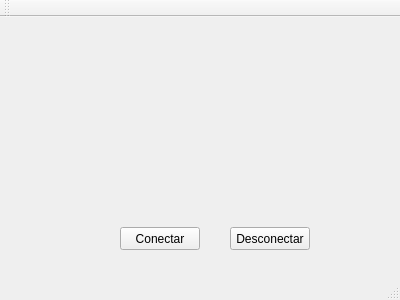
<?xml version="1.0" encoding="UTF-8"?>
<ui version="4.0">
 <class>Cliente</class>
 <widget class="QMainWindow" name="Cliente">
  <property name="geometry">
   <rect>
    <x>0</x>
    <y>0</y>
    <width>400</width>
    <height>300</height>
   </rect>
  </property>
  <property name="sizePolicy">
   <sizepolicy hsizetype="Ignored" vsizetype="Ignored">
    <horstretch>0</horstretch>
    <verstretch>0</verstretch>
   </sizepolicy>
  </property>
  <property name="windowTitle">
   <string>Cliente</string>
  </property>
  <widget class="QWidget" name="centralWidget">
   <widget class="QPushButton" name="pushButton">
    <property name="geometry">
     <rect>
      <x>120</x>
      <y>210</y>
      <width>80</width>
      <height>23</height>
     </rect>
    </property>
    <property name="text">
     <string>Conectar</string>
    </property>
   </widget>
   <widget class="QLabel" name="label">
    <property name="geometry">
     <rect>
      <x>70</x>
      <y>34</y>
      <width>281</width>
      <height>101</height>
     </rect>
    </property>
    <property name="sizePolicy">
     <sizepolicy hsizetype="Ignored" vsizetype="Ignored">
      <horstretch>0</horstretch>
      <verstretch>0</verstretch>
     </sizepolicy>
    </property>
    <property name="text">
     <string/>
    </property>
    <property name="scaledContents">
     <bool>true</bool>
    </property>
   </widget>
   <widget class="QPushButton" name="Desconectar">
    <property name="geometry">
     <rect>
      <x>230</x>
      <y>210</y>
      <width>80</width>
      <height>23</height>
     </rect>
    </property>
    <property name="text">
     <string>Desconectar</string>
    </property>
   </widget>
  </widget>
  <widget class="QMenuBar" name="menuBar">
   <property name="geometry">
    <rect>
     <x>0</x>
     <y>0</y>
     <width>400</width>
     <height>20</height>
    </rect>
   </property>
  </widget>
  <widget class="QToolBar" name="mainToolBar">
   <attribute name="toolBarArea">
    <enum>TopToolBarArea</enum>
   </attribute>
   <attribute name="toolBarBreak">
    <bool>false</bool>
   </attribute>
  </widget>
  <widget class="QStatusBar" name="statusBar"/>
 </widget>
 <layoutdefault spacing="6" margin="11"/>
 <resources/>
 <connections/>
</ui>
